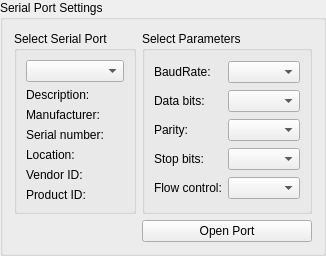
     <widget class="QGroupBox" name="groupBox_2">
      <property name="title">
       <string>Serial Port Settings</string>
      </property>
      <layout class="QGridLayout" name="gridLayout_5">
       <item row="0" column="2">
        <widget class="QGroupBox" name="parametersBox">
         <property name="title">
          <string>Select Parameters</string>
         </property>
         <layout class="QGridLayout" name="gridLayout_2">
          <item row="1" column="0">
           <widget class="QLabel" name="dataBitsLabel">
            <property name="text">
             <string>Data bits:</string>
            </property>
           </widget>
          </item>
          <item row="3" column="1">
           <widget class="QComboBox" name="stopBitsBox"/>
          </item>
          <item row="3" column="0">
           <widget class="QLabel" name="stopBitsLabel">
            <property name="text">
             <string>Stop bits:</string>
            </property>
           </widget>
          </item>
          <item row="2" column="0">
           <widget class="QLabel" name="parityLabel">
            <property name="text">
             <string>Parity:</string>
            </property>
           </widget>
          </item>
          <item row="4" column="0">
           <widget class="QLabel" name="flowControlLabel">
            <property name="text">
             <string>Flow control:</string>
            </property>
           </widget>
          </item>
          <item row="4" column="1">
           <widget class="QComboBox" name="flowControlBox"/>
          </item>
          <item row="1" column="1">
           <widget class="QComboBox" name="dataBitsBox"/>
          </item>
          <item row="0" column="1">
           <widget class="QComboBox" name="baudRateBox"/>
          </item>
          <item row="0" column="0">
           <widget class="QLabel" name="baudRateLabel">
            <property name="text">
             <string>BaudRate:</string>
            </property>
           </widget>
          </item>
          <item row="2" column="1">
           <widget class="QComboBox" name="parityBox"/>
          </item>
         </layout>
        </widget>
       </item>
       <item row="0" column="0">
        <widget class="QGroupBox" name="selectBox">
         <property name="title">
          <string>Select Serial Port</string>
         </property>
         <layout class="QGridLayout" name="gridLayout">
          <item row="0" column="0">
           <widget class="QComboBox" name="serialPortInfoListBox"/>
          </item>
          <item row="1" column="0">
           <widget class="QLabel" name="descriptionLabel">
            <property name="text">
             <string>Description:</string>
            </property>
           </widget>
          </item>
          <item row="2" column="0">
           <widget class="QLabel" name="manufacturerLabel">
            <property name="text">
             <string>Manufacturer:</string>
            </property>
           </widget>
          </item>
          <item row="6" column="0">
           <widget class="QLabel" name="pidLabel">
            <property name="text">
             <string>Product ID:</string>
            </property>
           </widget>
          </item>
          <item row="4" column="0">
           <widget class="QLabel" name="locationLabel">
            <property name="text">
             <string>Location:</string>
            </property>
           </widget>
          </item>
          <item row="5" column="0">
           <widget class="QLabel" name="vidLabel">
            <property name="text">
             <string>Vendor ID:</string>
            </property>
           </widget>
          </item>
          <item row="3" column="0">
           <widget class="QLabel" name="serialNumberLabel">
            <property name="text">
             <string>Serial number:</string>
            </property>
           </widget>
          </item>
         </layout>
        </widget>
       </item>
       <item row="1" column="2">
        <widget class="QPushButton" name="pushButton_31">
         <property name="text">
          <string>Open Port</string>
         </property>
        </widget>
       </item>
      </layout>
     </widget>
